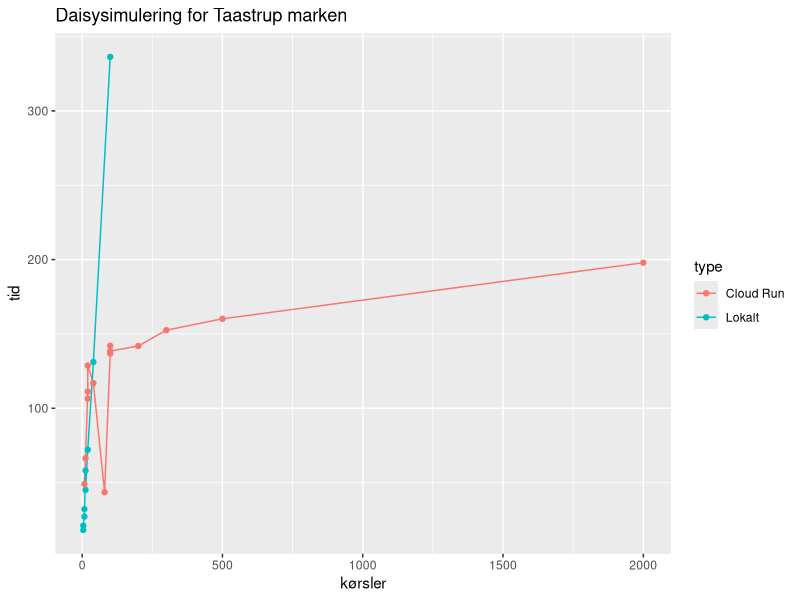

Write the R code that produced this figure.
## ---- chunk 1
for (p in c("ggplot2", "readr")) if (!require(p, character.only=TRUE, quietly=TRUE)) install.packages(p)

#log <- read_csv("/home/j/Projekter/NitrogenSensor/gitlab/nitrogensensor/daisy/DaisyTestkoersel_performancelog.csv")
log <- read_csv("DaisyTestkoersel_performancelog.csv")
log
## ---- chunk 2
##log <- read_csv("Projekter/NitrogenSensor/gitlab/nitrogensensor/daisy/DaisyTestkoersel_performancelog.csv")
ggplot(data = log, aes(x=kørsler, y=tid, group=log$type, color=type)) + geom_line() + geom_point() + ggtitle("Daisysimulering for Taastrup marken")
